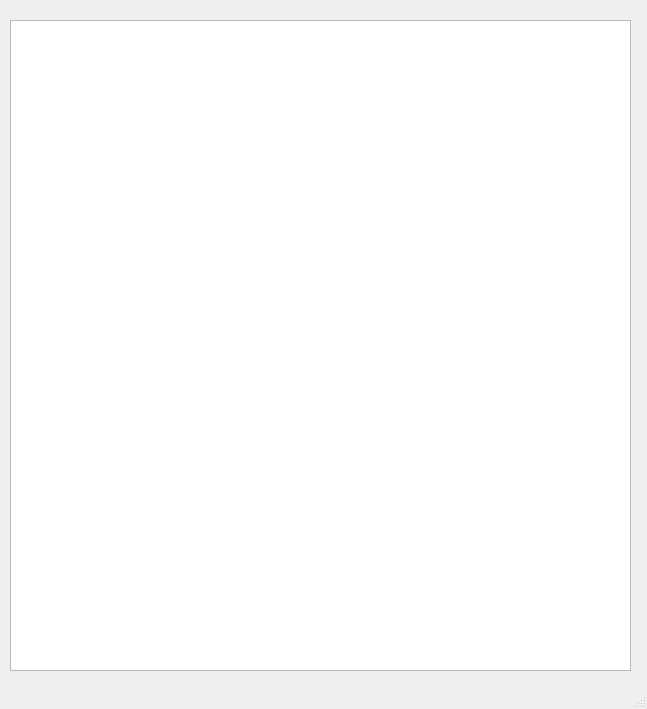
<?xml version="1.0" encoding="UTF-8"?>
<ui version="4.0">
 <class>MainWindow</class>
 <widget class="QMainWindow" name="MainWindow">
  <property name="geometry">
   <rect>
    <x>0</x>
    <y>0</y>
    <width>647</width>
    <height>709</height>
   </rect>
  </property>
  <property name="windowTitle">
   <string>MainWindow</string>
  </property>
  <widget class="QWidget" name="centralwidget">
   <widget class="QTextBrowser" name="textBrowser">
    <property name="geometry">
     <rect>
      <x>10</x>
      <y>20</y>
      <width>621</width>
      <height>651</height>
     </rect>
    </property>
   </widget>
  </widget>
  <widget class="QMenuBar" name="menubar">
   <property name="geometry">
    <rect>
     <x>0</x>
     <y>0</y>
     <width>647</width>
     <height>26</height>
    </rect>
   </property>
  </widget>
  <widget class="QStatusBar" name="statusbar"/>
 </widget>
 <resources/>
 <connections/>
</ui>
